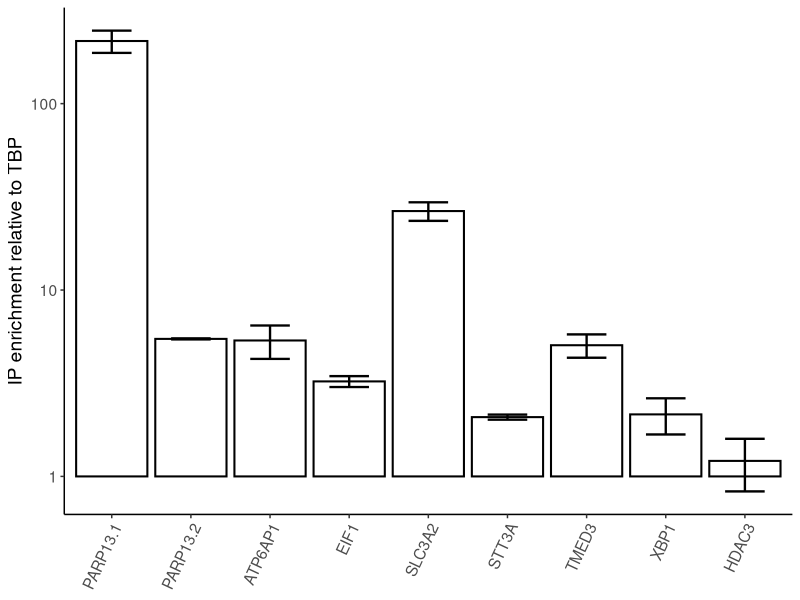
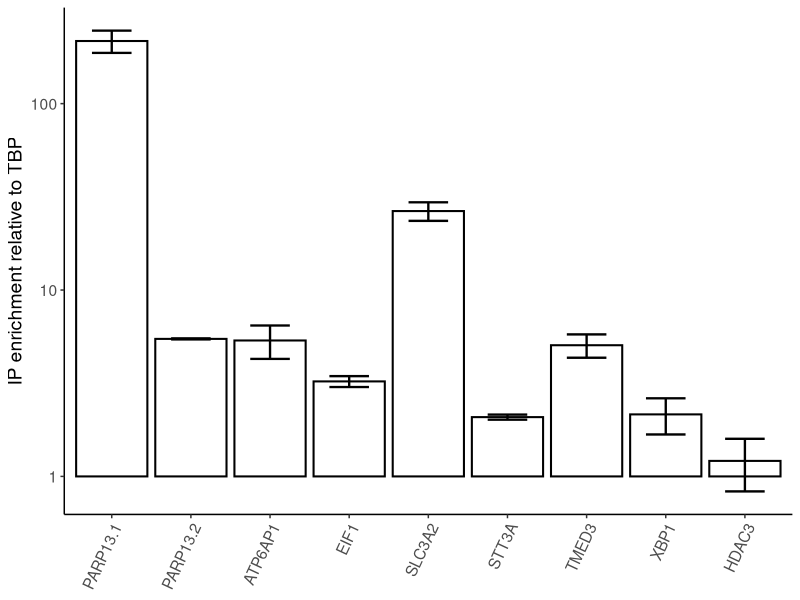

These figures' R source, in order:
library(tidyverse)

# analyze qPCR
qPCR<-read.csv("data/20220405_P13IP.csv")
qPCR2<-read.csv("data/20220408_PARP13IP.csv")

ctrl_transcript<-"TBP"
ctrl_sample <- "input_1"

qPCR<-filter(qPCR, Sample.Name %in% c("IP_1", "input_1"))
qPCR$Ct<-as.numeric(qPCR$Ct)

summary_data<-qPCR %>% mutate(dCT=0, ddCT=0)
for(i in 1:nrow(summary_data)){
    summary_data[i,"dCT"]<-summary_data[i,"Ct"]-mean(summary_data[which(summary_data$Sample.Name == ctrl_sample & 
                                                                            summary_data$Target.Name==summary_data[i,"Target.Name"]),"Ct"])
}
for(i in 1:nrow(summary_data)){
    summary_data[i,"ddCT"]<-summary_data[i,"dCT"]-mean(summary_data[which(summary_data$Sample.Name==summary_data[i,"Sample.Name"] & 
                                                                              summary_data$Target.Name== ctrl_transcript), "dCT"])
}

summary_data<-summary_data %>% mutate(Expression=2^-ddCT) %>%
    filter(Target.Name != ctrl_transcript,
           Sample.Name != ctrl_sample)

plot<- summary_data %>% group_by(Target.Name) %>%
    dplyr::summarize(upper_error = sd(Expression)/length(n) + mean(Expression),
                     lower_error = mean(Expression) - sd(Expression)/length(n),
                     Expression = mean(Expression)) %>%
    unique()

qPCR2<-qPCR2 %>% filter(Target.Name != "ERI3") # high variability and high Ct

summary_data2<-qPCR2 %>% mutate(dCT=0, ddCT=0)
for(i in 1:nrow(summary_data2)){
    summary_data2[i,"dCT"]<-summary_data2[i,"Ct"]-mean(summary_data2[which(summary_data2$Sample.Name == ctrl_sample & 
                                                                            summary_data2$Target.Name==summary_data2[i,"Target.Name"]),"Ct"])
}
for(i in 1:nrow(summary_data2)){
    summary_data2[i,"ddCT"]<-summary_data2[i,"dCT"]-mean(summary_data2[which(summary_data2$Sample.Name==summary_data2[i,"Sample.Name"] & 
                                                                              summary_data2$Target.Name== ctrl_transcript), "dCT"])
}

summary_data2<-summary_data2 %>% mutate(Expression=2^-ddCT) %>%
    filter(Target.Name != ctrl_transcript,
           Sample.Name != ctrl_sample)

plot2<- summary_data2 %>% group_by(Target.Name) %>%
    dplyr::summarize(upper_error = sd(Expression)/length(n) + mean(Expression),
                     lower_error = mean(Expression) - sd(Expression)/length(n),
                     Expression = mean(Expression)) %>%
    unique()
plot<-rbind(plot, plot2)

ggplot(plot, aes(x = factor(Target.Name, 
                            levels = c("PARP13.1", "PARP13.2", "ATP6AP1", "EIF1", 
                                       "SLC3A2", "STT3A", "TMED3","XBP1", "HDAC3")),
                 ymin = lower_error,
                 ymax = upper_error)) +
    geom_bar(aes(y=Expression),
             stat="identity",
             color = "black",
             fill = "white",
             size = .7) +
    geom_errorbar(width=0.5,
                  size = .8) +
    theme_classic() +
    theme(text = element_text(size = 14),
          legend.title = element_blank(),
          axis.text.x = element_text(angle = 65, h = 1)) +
    xlab(NULL) +
    ylab("IP enrichment relative to TBP") +
    scale_y_log10()
ggsave("PARP13_IP.jpeg", width = 3.5, height = 3.5, units = "in")


